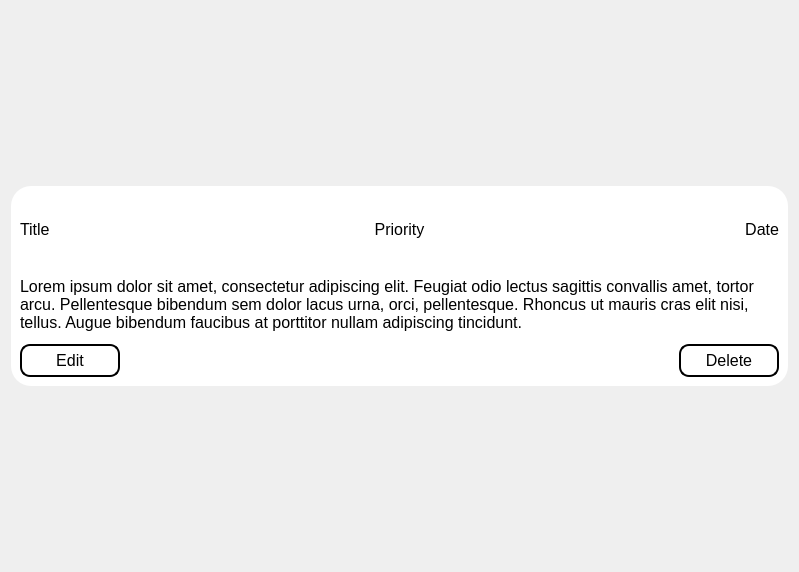
<?xml version="1.0" encoding="UTF-8"?>
<ui version="4.0">
 <class>Form</class>
 <widget class="QWidget" name="Form">
  <property name="geometry">
   <rect>
    <x>0</x>
    <y>0</y>
    <width>799</width>
    <height>572</height>
   </rect>
  </property>
  <property name="windowTitle">
   <string>Form</string>
  </property>
  <property name="styleSheet">
   <string notr="true">#widget {
	background-color: blue;
}</string>
  </property>
  <layout class="QVBoxLayout" name="verticalLayout">
   <item>
    <widget class="QWidget" name="widget" native="true">
     <property name="maximumSize">
      <size>
       <width>16777215</width>
       <height>200</height>
      </size>
     </property>
     <property name="styleSheet">
      <string notr="true">#widget {
	background-color: white;
	border-radius: 20px;
}

QWidget {
	font-size: 16px;
}

QPushButton {
	background-color: transparent;
	border: 2px solid black;
	border-radius: 10px;
	padding: 5px;
	width: fit-content;
}</string>
     </property>
     <layout class="QVBoxLayout" name="verticalLayout_2">
      <item>
       <layout class="QHBoxLayout" name="horizontalLayout">
        <item>
         <widget class="QLabel" name="label_4">
          <property name="text">
           <string>Title</string>
          </property>
         </widget>
        </item>
        <item>
         <widget class="QLabel" name="label_3">
          <property name="text">
           <string>Priority</string>
          </property>
          <property name="alignment">
           <set>Qt::AlignCenter</set>
          </property>
         </widget>
        </item>
        <item>
         <widget class="QLabel" name="label_2">
          <property name="text">
           <string>Date</string>
          </property>
          <property name="alignment">
           <set>Qt::AlignRight|Qt::AlignTrailing|Qt::AlignVCenter</set>
          </property>
         </widget>
        </item>
       </layout>
      </item>
      <item>
       <widget class="QLabel" name="label">
        <property name="text">
         <string>Lorem ipsum dolor sit amet, consectetur adipiscing elit. Feugiat odio lectus sagittis convallis amet, tortor arcu. Pellentesque bibendum sem dolor lacus urna, orci, pellentesque. Rhoncus ut mauris cras elit nisi, tellus. Augue bibendum faucibus at porttitor nullam adipiscing tincidunt.</string>
        </property>
        <property name="wordWrap">
         <bool>true</bool>
        </property>
       </widget>
      </item>
      <item>
       <layout class="QHBoxLayout" name="horizontalLayout_2">
        <item>
         <widget class="QPushButton" name="pushButton">
          <property name="minimumSize">
           <size>
            <width>100</width>
            <height>0</height>
           </size>
          </property>
          <property name="text">
           <string>Edit</string>
          </property>
         </widget>
        </item>
        <item>
         <spacer name="horizontalSpacer">
          <property name="orientation">
           <enum>Qt::Horizontal</enum>
          </property>
          <property name="sizeHint" stdset="0">
           <size>
            <width>40</width>
            <height>20</height>
           </size>
          </property>
         </spacer>
        </item>
        <item>
         <widget class="QPushButton" name="pushButton_2">
          <property name="sizePolicy">
           <sizepolicy hsizetype="Minimum" vsizetype="Fixed">
            <horstretch>0</horstretch>
            <verstretch>0</verstretch>
           </sizepolicy>
          </property>
          <property name="minimumSize">
           <size>
            <width>100</width>
            <height>0</height>
           </size>
          </property>
          <property name="cursor">
           <cursorShape>PointingHandCursor</cursorShape>
          </property>
          <property name="text">
           <string>Delete</string>
          </property>
          <property name="autoDefault">
           <bool>false</bool>
          </property>
          <property name="default">
           <bool>false</bool>
          </property>
          <property name="flat">
           <bool>false</bool>
          </property>
         </widget>
        </item>
       </layout>
      </item>
     </layout>
    </widget>
   </item>
  </layout>
 </widget>
 <resources/>
 <connections/>
</ui>
